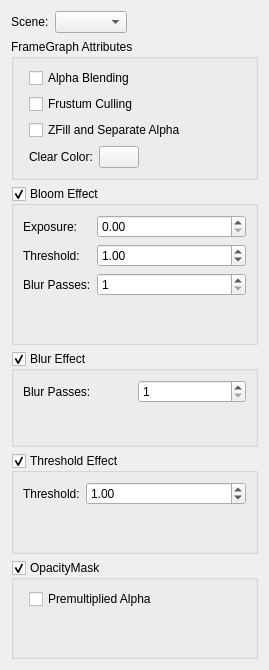
<?xml version="1.0" encoding="UTF-8"?>
<ui version="4.0">
 <class>ControllerWidget</class>
 <widget class="QWidget" name="ControllerWidget">
  <property name="geometry">
   <rect>
    <x>0</x>
    <y>0</y>
    <width>269</width>
    <height>670</height>
   </rect>
  </property>
  <property name="windowTitle">
   <string>Scene Controls</string>
  </property>
  <layout class="QVBoxLayout" name="verticalLayout">
   <item>
    <layout class="QHBoxLayout" name="horizontalLayout_2">
     <item>
      <widget class="QLabel" name="label_2">
       <property name="text">
        <string>Scene:</string>
       </property>
      </widget>
     </item>
     <item>
      <widget class="QComboBox" name="sceneComboBox"/>
     </item>
     <item>
      <spacer name="horizontalSpacer_2">
       <property name="orientation">
        <enum>Qt::Horizontal</enum>
       </property>
       <property name="sizeHint" stdset="0">
        <size>
         <width>40</width>
         <height>20</height>
        </size>
       </property>
      </spacer>
     </item>
    </layout>
   </item>
   <item>
    <widget class="QGroupBox" name="groupBox_1">
     <property name="title">
      <string>FrameGraph Attributes</string>
     </property>
     <layout class="QFormLayout" name="formLayout_5">
      <item row="1" column="1">
       <widget class="QCheckBox" name="alphaBlendingCheckbox">
        <property name="text">
         <string>Alpha Blending</string>
        </property>
       </widget>
      </item>
      <item row="2" column="1">
       <widget class="QCheckBox" name="frustumCheckBox">
        <property name="text">
         <string>Frustum Culling</string>
        </property>
       </widget>
      </item>
      <item row="4" column="1">
       <layout class="QHBoxLayout" name="horizontalLayout">
        <item>
         <widget class="QLabel" name="label">
          <property name="text">
           <string>Clear Color:</string>
          </property>
         </widget>
        </item>
        <item>
         <widget class="QPushButton" name="colorButton">
          <property name="text">
           <string/>
          </property>
         </widget>
        </item>
        <item>
         <spacer name="horizontalSpacer">
          <property name="orientation">
           <enum>Qt::Horizontal</enum>
          </property>
          <property name="sizeHint" stdset="0">
           <size>
            <width>40</width>
            <height>20</height>
           </size>
          </property>
         </spacer>
        </item>
       </layout>
      </item>
      <item row="3" column="1">
       <widget class="QCheckBox" name="zFillCheckBox">
        <property name="text">
         <string>ZFill and Separate Alpha</string>
        </property>
       </widget>
      </item>
     </layout>
    </widget>
   </item>
   <item>
    <widget class="QGroupBox" name="bloomFilterGroupBox">
     <property name="title">
      <string>Bloom Effect</string>
     </property>
     <property name="checkable">
      <bool>true</bool>
     </property>
     <layout class="QFormLayout" name="formLayout">
      <item row="0" column="0">
       <widget class="QLabel" name="label_3">
        <property name="text">
         <string>Exposure:</string>
        </property>
       </widget>
      </item>
      <item row="0" column="1">
       <widget class="QDoubleSpinBox" name="exposureSpinBox">
        <property name="singleStep">
         <double>0.100000000000000</double>
        </property>
       </widget>
      </item>
      <item row="1" column="0">
       <widget class="QLabel" name="label_4">
        <property name="text">
         <string>Threshold:</string>
        </property>
       </widget>
      </item>
      <item row="1" column="1">
       <widget class="QDoubleSpinBox" name="bloomThresholdSpinBox">
        <property name="singleStep">
         <double>0.100000000000000</double>
        </property>
        <property name="value">
         <double>1.000000000000000</double>
        </property>
       </widget>
      </item>
      <item row="3" column="1">
       <spacer name="verticalSpacer">
        <property name="orientation">
         <enum>Qt::Vertical</enum>
        </property>
        <property name="sizeHint" stdset="0">
         <size>
          <width>20</width>
          <height>40</height>
         </size>
        </property>
       </spacer>
      </item>
      <item row="2" column="0">
       <widget class="QLabel" name="label_8">
        <property name="text">
         <string>Blur Passes:</string>
        </property>
       </widget>
      </item>
      <item row="2" column="1">
       <widget class="QSpinBox" name="bloomBlurPassCountSpinBox">
        <property name="minimum">
         <number>1</number>
        </property>
       </widget>
      </item>
     </layout>
    </widget>
   </item>
   <item>
    <widget class="QGroupBox" name="blurEffectGroupBox">
     <property name="title">
      <string>Blur Effect</string>
     </property>
     <property name="checkable">
      <bool>true</bool>
     </property>
     <layout class="QVBoxLayout" name="verticalLayout_2">
      <item>
       <layout class="QHBoxLayout" name="horizontalLayout_3">
        <item>
         <widget class="QLabel" name="label_7">
          <property name="text">
           <string>Blur Passes:</string>
          </property>
         </widget>
        </item>
        <item>
         <widget class="QSpinBox" name="blurPassCountSpinBox">
          <property name="minimum">
           <number>1</number>
          </property>
         </widget>
        </item>
       </layout>
      </item>
      <item>
       <spacer name="verticalSpacer_3">
        <property name="orientation">
         <enum>Qt::Vertical</enum>
        </property>
        <property name="sizeHint" stdset="0">
         <size>
          <width>20</width>
          <height>40</height>
         </size>
        </property>
       </spacer>
      </item>
     </layout>
    </widget>
   </item>
   <item>
    <widget class="QGroupBox" name="thresholdGroupBox">
     <property name="title">
      <string>Threshold Effect</string>
     </property>
     <property name="checkable">
      <bool>true</bool>
     </property>
     <layout class="QFormLayout" name="formLayout_2">
      <item row="0" column="0">
       <widget class="QLabel" name="label_6">
        <property name="text">
         <string>Threshold:</string>
        </property>
       </widget>
      </item>
      <item row="0" column="1">
       <widget class="QDoubleSpinBox" name="thresholdSpinBox">
        <property name="singleStep">
         <double>0.100000000000000</double>
        </property>
        <property name="value">
         <double>1.000000000000000</double>
        </property>
       </widget>
      </item>
      <item row="1" column="1">
       <spacer name="verticalSpacer_2">
        <property name="orientation">
         <enum>Qt::Vertical</enum>
        </property>
        <property name="sizeHint" stdset="0">
         <size>
          <width>20</width>
          <height>40</height>
         </size>
        </property>
       </spacer>
      </item>
     </layout>
    </widget>
   </item>
   <item>
    <widget class="QGroupBox" name="opacityMaskGroupBox">
     <property name="title">
      <string>OpacityMask</string>
     </property>
     <property name="checkable">
      <bool>true</bool>
     </property>
     <layout class="QFormLayout" name="formLayout_3">
      <item row="0" column="1">
       <widget class="QCheckBox" name="premultipliedAlphaCheckBox">
        <property name="layoutDirection">
         <enum>Qt::LeftToRight</enum>
        </property>
        <property name="text">
         <string>Premultiplied Alpha</string>
        </property>
       </widget>
      </item>
      <item row="1" column="1">
       <spacer name="verticalSpacer_4">
        <property name="orientation">
         <enum>Qt::Vertical</enum>
        </property>
        <property name="sizeHint" stdset="0">
         <size>
          <width>20</width>
          <height>40</height>
         </size>
        </property>
       </spacer>
      </item>
     </layout>
    </widget>
   </item>
  </layout>
 </widget>
 <resources/>
 <connections/>
</ui>
